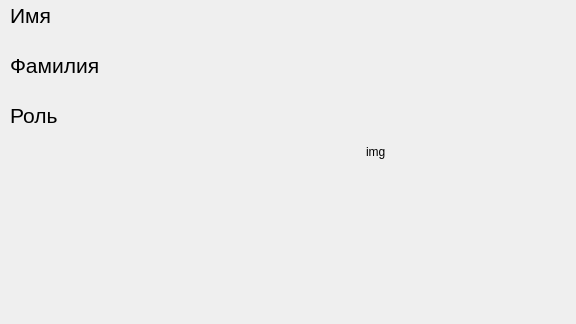
<?xml version="1.0" encoding="UTF-8"?>
<ui version="4.0">
 <class>MainWindow_accountant</class>
 <widget class="QMainWindow" name="MainWindow_accountant">
  <property name="geometry">
   <rect>
    <x>0</x>
    <y>0</y>
    <width>576</width>
    <height>324</height>
   </rect>
  </property>
  <property name="windowTitle">
   <string>MainWindow</string>
  </property>
  <widget class="QWidget" name="centralwidget">
   <widget class="QLabel" name="label_role_accountant">
    <property name="geometry">
     <rect>
      <x>10</x>
      <y>100</y>
      <width>281</width>
      <height>31</height>
     </rect>
    </property>
    <property name="font">
     <font>
      <pointsize>16</pointsize>
     </font>
    </property>
    <property name="text">
     <string>&lt;html&gt;&lt;head/&gt;&lt;body&gt;&lt;p&gt;&lt;span style=&quot; font-size:16pt;&quot;&gt;Роль&lt;/span&gt;&lt;/p&gt;&lt;/body&gt;&lt;/html&gt;</string>
    </property>
   </widget>
   <widget class="QLabel" name="label_surname_accountant">
    <property name="geometry">
     <rect>
      <x>10</x>
      <y>50</y>
      <width>281</width>
      <height>31</height>
     </rect>
    </property>
    <property name="font">
     <font>
      <pointsize>16</pointsize>
     </font>
    </property>
    <property name="text">
     <string>&lt;html&gt;&lt;head/&gt;&lt;body&gt;&lt;p&gt;&lt;span style=&quot; font-size:16pt;&quot;&gt;Фамилия&lt;/span&gt;&lt;/p&gt;&lt;/body&gt;&lt;/html&gt;</string>
    </property>
   </widget>
   <widget class="QLabel" name="image_laborant_accountant">
    <property name="geometry">
     <rect>
      <x>366</x>
      <y>32</y>
      <width>181</width>
      <height>241</height>
     </rect>
    </property>
    <property name="text">
     <string>&lt;html&gt;&lt;head/&gt;&lt;body&gt;&lt;p&gt;img&lt;/p&gt;&lt;/body&gt;&lt;/html&gt;</string>
    </property>
   </widget>
   <widget class="QLabel" name="label_name_accountant">
    <property name="geometry">
     <rect>
      <x>10</x>
      <y>0</y>
      <width>281</width>
      <height>31</height>
     </rect>
    </property>
    <property name="font">
     <font>
      <pointsize>16</pointsize>
     </font>
    </property>
    <property name="text">
     <string>&lt;html&gt;&lt;head/&gt;&lt;body&gt;&lt;p&gt;&lt;span style=&quot; font-size:16pt;&quot;&gt;Имя&lt;/span&gt;&lt;/p&gt;&lt;/body&gt;&lt;/html&gt;</string>
    </property>
   </widget>
  </widget>
 </widget>
 <resources/>
 <connections/>
</ui>
